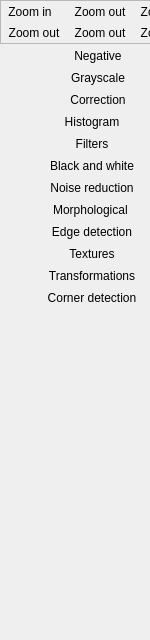
<?xml version="1.0" encoding="UTF-8"?>
<ui version="4.0">
 <class>ToolsMenu</class>
 <widget class="QWidget" name="ToolsMenu">
  <property name="geometry">
   <rect>
    <x>0</x>
    <y>0</y>
    <width>150</width>
    <height>640</height>
   </rect>
  </property>
  <property name="sizePolicy">
   <sizepolicy hsizetype="Minimum" vsizetype="Preferred">
    <horstretch>0</horstretch>
    <verstretch>0</verstretch>
   </sizepolicy>
  </property>
  <property name="minimumSize">
   <size>
    <width>150</width>
    <height>0</height>
   </size>
  </property>
  <property name="maximumSize">
   <size>
    <width>150</width>
    <height>16777215</height>
   </size>
  </property>
  <property name="baseSize">
   <size>
    <width>150</width>
    <height>0</height>
   </size>
  </property>
  <property name="contextMenuPolicy">
   <enum>Qt::NoContextMenu</enum>
  </property>
  <property name="windowTitle">
   <string>Tools</string>
  </property>
  <property name="layoutDirection">
   <enum>Qt::LeftToRight</enum>
  </property>
  <property name="autoFillBackground">
   <bool>false</bool>
  </property>
  <widget class="QWidget" name="verticalLayoutWidget">
   <property name="geometry">
    <rect>
     <x>0</x>
     <y>0</y>
     <width>196</width>
     <height>587</height>
    </rect>
   </property>
   <layout class="QVBoxLayout" name="layout">
    <property name="spacing">
     <number>1</number>
    </property>
    <property name="sizeConstraint">
     <enum>QLayout::SetMaximumSize</enum>
    </property>
    <property name="leftMargin">
     <number>0</number>
    </property>
    <item>
     <widget class="QFrame" name="frame">
      <property name="sizePolicy">
       <sizepolicy hsizetype="Fixed" vsizetype="Preferred">
        <horstretch>0</horstretch>
        <verstretch>0</verstretch>
       </sizepolicy>
      </property>
      <property name="frameShape">
       <enum>QFrame::StyledPanel</enum>
      </property>
      <property name="frameShadow">
       <enum>QFrame::Raised</enum>
      </property>
      <layout class="QGridLayout" name="gridLayout">
       <property name="sizeConstraint">
        <enum>QLayout::SetFixedSize</enum>
       </property>
       <property name="margin">
        <number>0</number>
       </property>
       <property name="spacing">
        <number>0</number>
       </property>
       <item row="1" column="2">
        <widget class="QToolButton" name="rotate270Button">
         <property name="sizePolicy">
          <sizepolicy hsizetype="Fixed" vsizetype="Fixed">
           <horstretch>0</horstretch>
           <verstretch>0</verstretch>
          </sizepolicy>
         </property>
         <property name="toolTip">
          <string>Rotate 270</string>
         </property>
         <property name="text">
          <string>Zoom out</string>
         </property>
         <property name="icon">
          <iconset resource="../../res/icons.qrc">
           <normaloff>:/icons/icons/transform_rotate_270.png</normaloff>:/icons/icons/transform_rotate_270.png</iconset>
         </property>
         <property name="iconSize">
          <size>
           <width>32</width>
           <height>32</height>
          </size>
         </property>
         <property name="toolButtonStyle">
          <enum>Qt::ToolButtonIconOnly</enum>
         </property>
         <property name="autoRaise">
          <bool>true</bool>
         </property>
        </widget>
       </item>
       <item row="0" column="0">
        <widget class="QToolButton" name="zoominButton">
         <property name="sizePolicy">
          <sizepolicy hsizetype="Fixed" vsizetype="Fixed">
           <horstretch>0</horstretch>
           <verstretch>0</verstretch>
          </sizepolicy>
         </property>
         <property name="toolTip">
          <string>Zoom in</string>
         </property>
         <property name="text">
          <string>Zoom in</string>
         </property>
         <property name="icon">
          <iconset resource="../../res/icons.qrc">
           <normaloff>:/icons/icons/zoom_in.png</normaloff>:/icons/icons/zoom_in.png</iconset>
         </property>
         <property name="iconSize">
          <size>
           <width>32</width>
           <height>32</height>
          </size>
         </property>
         <property name="popupMode">
          <enum>QToolButton::InstantPopup</enum>
         </property>
         <property name="toolButtonStyle">
          <enum>Qt::ToolButtonIconOnly</enum>
         </property>
         <property name="autoRaise">
          <bool>true</bool>
         </property>
        </widget>
       </item>
       <item row="0" column="1">
        <widget class="QToolButton" name="zoomoutButton">
         <property name="sizePolicy">
          <sizepolicy hsizetype="Fixed" vsizetype="Fixed">
           <horstretch>0</horstretch>
           <verstretch>0</verstretch>
          </sizepolicy>
         </property>
         <property name="toolTip">
          <string>Zoom out</string>
         </property>
         <property name="text">
          <string>Zoom out</string>
         </property>
         <property name="icon">
          <iconset resource="../../res/icons.qrc">
           <normaloff>:/icons/icons/zoom_out.png</normaloff>:/icons/icons/zoom_out.png</iconset>
         </property>
         <property name="iconSize">
          <size>
           <width>32</width>
           <height>32</height>
          </size>
         </property>
         <property name="toolButtonStyle">
          <enum>Qt::ToolButtonIconOnly</enum>
         </property>
         <property name="autoRaise">
          <bool>true</bool>
         </property>
        </widget>
       </item>
       <item row="0" column="2">
        <widget class="QToolButton" name="zoomResetButton">
         <property name="sizePolicy">
          <sizepolicy hsizetype="Fixed" vsizetype="Fixed">
           <horstretch>0</horstretch>
           <verstretch>0</verstretch>
          </sizepolicy>
         </property>
         <property name="toolTip">
          <string>Reset zoom</string>
         </property>
         <property name="text">
          <string>Zoom out</string>
         </property>
         <property name="icon">
          <iconset resource="../../res/icons.qrc">
           <normaloff>:/icons/icons/zoom_last.png</normaloff>:/icons/icons/zoom_last.png</iconset>
         </property>
         <property name="iconSize">
          <size>
           <width>32</width>
           <height>32</height>
          </size>
         </property>
         <property name="toolButtonStyle">
          <enum>Qt::ToolButtonIconOnly</enum>
         </property>
         <property name="autoRaise">
          <bool>true</bool>
         </property>
        </widget>
       </item>
       <item row="1" column="0">
        <widget class="QToolButton" name="rotate90Button">
         <property name="sizePolicy">
          <sizepolicy hsizetype="Fixed" vsizetype="Fixed">
           <horstretch>0</horstretch>
           <verstretch>0</verstretch>
          </sizepolicy>
         </property>
         <property name="toolTip">
          <string>Rotate 90</string>
         </property>
         <property name="text">
          <string>Zoom out</string>
         </property>
         <property name="icon">
          <iconset resource="../../res/icons.qrc">
           <normaloff>:/icons/icons/transform_rotate_90.png</normaloff>:/icons/icons/transform_rotate_90.png</iconset>
         </property>
         <property name="iconSize">
          <size>
           <width>32</width>
           <height>32</height>
          </size>
         </property>
         <property name="toolButtonStyle">
          <enum>Qt::ToolButtonIconOnly</enum>
         </property>
         <property name="autoRaise">
          <bool>true</bool>
         </property>
        </widget>
       </item>
       <item row="1" column="1">
        <widget class="QToolButton" name="rotate180Button">
         <property name="sizePolicy">
          <sizepolicy hsizetype="Fixed" vsizetype="Fixed">
           <horstretch>0</horstretch>
           <verstretch>0</verstretch>
          </sizepolicy>
         </property>
         <property name="toolTip">
          <string>Rotate 180</string>
         </property>
         <property name="text">
          <string>Zoom out</string>
         </property>
         <property name="icon">
          <iconset resource="../../res/icons.qrc">
           <normaloff>:/icons/icons/transform_rotate_180.png</normaloff>:/icons/icons/transform_rotate_180.png</iconset>
         </property>
         <property name="iconSize">
          <size>
           <width>32</width>
           <height>32</height>
          </size>
         </property>
         <property name="toolButtonStyle">
          <enum>Qt::ToolButtonIconOnly</enum>
         </property>
         <property name="autoRaise">
          <bool>true</bool>
         </property>
        </widget>
       </item>
      </layout>
     </widget>
    </item>
    <item>
     <widget class="QToolButton" name="negativeButton">
      <property name="sizePolicy">
       <sizepolicy hsizetype="Expanding" vsizetype="Fixed">
        <horstretch>0</horstretch>
        <verstretch>0</verstretch>
       </sizepolicy>
      </property>
      <property name="toolTip">
       <string>Brightnes, contrast and gamma correction</string>
      </property>
      <property name="text">
       <string>Negative</string>
      </property>
      <property name="icon">
       <iconset resource="../../res/icons.qrc">
        <normaloff>:/icons/icons/eye_gray.png</normaloff>:/icons/icons/eye_gray.png</iconset>
      </property>
      <property name="iconSize">
       <size>
        <width>32</width>
        <height>32</height>
       </size>
      </property>
      <property name="popupMode">
       <enum>QToolButton::DelayedPopup</enum>
      </property>
      <property name="toolButtonStyle">
       <enum>Qt::ToolButtonTextBesideIcon</enum>
      </property>
      <property name="autoRaise">
       <bool>true</bool>
      </property>
     </widget>
    </item>
    <item>
     <widget class="QToolButton" name="grayscaleButton">
      <property name="sizePolicy">
       <sizepolicy hsizetype="Expanding" vsizetype="Fixed">
        <horstretch>0</horstretch>
        <verstretch>0</verstretch>
       </sizepolicy>
      </property>
      <property name="toolTip">
       <string>Conversion to grayscale</string>
      </property>
      <property name="text">
       <string>Grayscale</string>
      </property>
      <property name="icon">
       <iconset resource="../../res/icons.qrc">
        <normaloff>:/icons/icons/convert_color_to_gray.png</normaloff>:/icons/icons/convert_color_to_gray.png</iconset>
      </property>
      <property name="iconSize">
       <size>
        <width>32</width>
        <height>32</height>
       </size>
      </property>
      <property name="toolButtonStyle">
       <enum>Qt::ToolButtonTextBesideIcon</enum>
      </property>
      <property name="autoRaise">
       <bool>true</bool>
      </property>
     </widget>
    </item>
    <item>
     <widget class="QToolButton" name="lightButton">
      <property name="sizePolicy">
       <sizepolicy hsizetype="Expanding" vsizetype="Fixed">
        <horstretch>0</horstretch>
        <verstretch>0</verstretch>
       </sizepolicy>
      </property>
      <property name="toolTip">
       <string>Brightnes, contrast and gamma correction</string>
      </property>
      <property name="text">
       <string>Correction</string>
      </property>
      <property name="icon">
       <iconset resource="../../res/icons.qrc">
        <normaloff>:/icons/icons/lightbulb.png</normaloff>:/icons/icons/lightbulb.png</iconset>
      </property>
      <property name="iconSize">
       <size>
        <width>32</width>
        <height>32</height>
       </size>
      </property>
      <property name="popupMode">
       <enum>QToolButton::DelayedPopup</enum>
      </property>
      <property name="toolButtonStyle">
       <enum>Qt::ToolButtonTextBesideIcon</enum>
      </property>
      <property name="autoRaise">
       <bool>true</bool>
      </property>
     </widget>
    </item>
    <item>
     <widget class="QToolButton" name="histogramButton">
      <property name="sizePolicy">
       <sizepolicy hsizetype="Expanding" vsizetype="Fixed">
        <horstretch>0</horstretch>
        <verstretch>0</verstretch>
       </sizepolicy>
      </property>
      <property name="toolTip">
       <string>Show histogram</string>
      </property>
      <property name="text">
       <string>Histogram</string>
      </property>
      <property name="icon">
       <iconset resource="../../res/icons.qrc">
        <normaloff>:/icons/icons/chart_curve.png</normaloff>:/icons/icons/chart_curve.png</iconset>
      </property>
      <property name="iconSize">
       <size>
        <width>32</width>
        <height>32</height>
       </size>
      </property>
      <property name="autoRepeat">
       <bool>false</bool>
      </property>
      <property name="popupMode">
       <enum>QToolButton::MenuButtonPopup</enum>
      </property>
      <property name="toolButtonStyle">
       <enum>Qt::ToolButtonTextBesideIcon</enum>
      </property>
      <property name="autoRaise">
       <bool>true</bool>
      </property>
      <property name="arrowType">
       <enum>Qt::NoArrow</enum>
      </property>
     </widget>
    </item>
    <item>
     <widget class="QToolButton" name="blurButton">
      <property name="sizePolicy">
       <sizepolicy hsizetype="Expanding" vsizetype="Fixed">
        <horstretch>0</horstretch>
        <verstretch>0</verstretch>
       </sizepolicy>
      </property>
      <property name="toolTip">
       <string>Filters</string>
      </property>
      <property name="text">
       <string>Filters</string>
      </property>
      <property name="icon">
       <iconset resource="../../res/icons.qrc">
        <normaloff>:/icons/icons/filter.png</normaloff>:/icons/icons/filter.png</iconset>
      </property>
      <property name="iconSize">
       <size>
        <width>32</width>
        <height>32</height>
       </size>
      </property>
      <property name="popupMode">
       <enum>QToolButton::MenuButtonPopup</enum>
      </property>
      <property name="toolButtonStyle">
       <enum>Qt::ToolButtonTextBesideIcon</enum>
      </property>
      <property name="autoRaise">
       <bool>true</bool>
      </property>
     </widget>
    </item>
    <item>
     <widget class="QToolButton" name="binarizationButton">
      <property name="sizePolicy">
       <sizepolicy hsizetype="Expanding" vsizetype="Fixed">
        <horstretch>0</horstretch>
        <verstretch>0</verstretch>
       </sizepolicy>
      </property>
      <property name="toolTip">
       <string>Filters</string>
      </property>
      <property name="text">
       <string>Black and white</string>
      </property>
      <property name="icon">
       <iconset resource="../../res/icons.qrc">
        <normaloff>:/icons/icons/universal_binary.png</normaloff>:/icons/icons/universal_binary.png</iconset>
      </property>
      <property name="iconSize">
       <size>
        <width>32</width>
        <height>32</height>
       </size>
      </property>
      <property name="popupMode">
       <enum>QToolButton::MenuButtonPopup</enum>
      </property>
      <property name="toolButtonStyle">
       <enum>Qt::ToolButtonTextBesideIcon</enum>
      </property>
      <property name="autoRaise">
       <bool>true</bool>
      </property>
     </widget>
    </item>
    <item>
     <widget class="QToolButton" name="noiseButton">
      <property name="sizePolicy">
       <sizepolicy hsizetype="Expanding" vsizetype="Fixed">
        <horstretch>0</horstretch>
        <verstretch>0</verstretch>
       </sizepolicy>
      </property>
      <property name="toolTip">
       <string>Filters</string>
      </property>
      <property name="text">
       <string>Noise reduction</string>
      </property>
      <property name="icon">
       <iconset resource="../../res/icons.qrc">
        <normaloff>:/icons/icons/checkerboard.png</normaloff>:/icons/icons/checkerboard.png</iconset>
      </property>
      <property name="iconSize">
       <size>
        <width>32</width>
        <height>32</height>
       </size>
      </property>
      <property name="popupMode">
       <enum>QToolButton::MenuButtonPopup</enum>
      </property>
      <property name="toolButtonStyle">
       <enum>Qt::ToolButtonTextBesideIcon</enum>
      </property>
      <property name="autoRaise">
       <bool>true</bool>
      </property>
     </widget>
    </item>
    <item>
     <widget class="QToolButton" name="morphButton">
      <property name="sizePolicy">
       <sizepolicy hsizetype="Expanding" vsizetype="Fixed">
        <horstretch>0</horstretch>
        <verstretch>0</verstretch>
       </sizepolicy>
      </property>
      <property name="toolTip">
       <string>Filters</string>
      </property>
      <property name="text">
       <string>Morphological </string>
      </property>
      <property name="icon">
       <iconset resource="../../res/icons.qrc">
        <normaloff>:/icons/icons/document_shapes.png</normaloff>:/icons/icons/document_shapes.png</iconset>
      </property>
      <property name="iconSize">
       <size>
        <width>32</width>
        <height>32</height>
       </size>
      </property>
      <property name="popupMode">
       <enum>QToolButton::MenuButtonPopup</enum>
      </property>
      <property name="toolButtonStyle">
       <enum>Qt::ToolButtonTextBesideIcon</enum>
      </property>
      <property name="autoRaise">
       <bool>true</bool>
      </property>
     </widget>
    </item>
    <item>
     <widget class="QToolButton" name="edgeButton">
      <property name="sizePolicy">
       <sizepolicy hsizetype="Expanding" vsizetype="Fixed">
        <horstretch>0</horstretch>
        <verstretch>0</verstretch>
       </sizepolicy>
      </property>
      <property name="toolTip">
       <string>Filters</string>
      </property>
      <property name="text">
       <string>Edge detection</string>
      </property>
      <property name="icon">
       <iconset resource="../../res/icons.qrc">
        <normaloff>:/icons/icons/edge_detection.png</normaloff>:/icons/icons/edge_detection.png</iconset>
      </property>
      <property name="iconSize">
       <size>
        <width>32</width>
        <height>32</height>
       </size>
      </property>
      <property name="popupMode">
       <enum>QToolButton::MenuButtonPopup</enum>
      </property>
      <property name="toolButtonStyle">
       <enum>Qt::ToolButtonTextBesideIcon</enum>
      </property>
      <property name="autoRaise">
       <bool>true</bool>
      </property>
     </widget>
    </item>
    <item>
     <widget class="QToolButton" name="textureButton">
      <property name="sizePolicy">
       <sizepolicy hsizetype="Expanding" vsizetype="Fixed">
        <horstretch>0</horstretch>
        <verstretch>0</verstretch>
       </sizepolicy>
      </property>
      <property name="toolTip">
       <string>Filters</string>
      </property>
      <property name="text">
       <string>Textures</string>
      </property>
      <property name="icon">
       <iconset resource="../../res/icons.qrc">
        <normaloff>:/icons/icons/flag_airfield_vehicle_safety.png</normaloff>:/icons/icons/flag_airfield_vehicle_safety.png</iconset>
      </property>
      <property name="iconSize">
       <size>
        <width>32</width>
        <height>32</height>
       </size>
      </property>
      <property name="popupMode">
       <enum>QToolButton::MenuButtonPopup</enum>
      </property>
      <property name="toolButtonStyle">
       <enum>Qt::ToolButtonTextBesideIcon</enum>
      </property>
      <property name="autoRaise">
       <bool>true</bool>
      </property>
     </widget>
    </item>
    <item>
     <widget class="QToolButton" name="transformationsButton">
      <property name="sizePolicy">
       <sizepolicy hsizetype="Expanding" vsizetype="Fixed">
        <horstretch>0</horstretch>
        <verstretch>0</verstretch>
       </sizepolicy>
      </property>
      <property name="toolTip">
       <string>Filters</string>
      </property>
      <property name="text">
       <string>Transformations</string>
      </property>
      <property name="icon">
       <iconset resource="../../res/icons.qrc">
        <normaloff>:/icons/icons/videodisplay.png</normaloff>:/icons/icons/videodisplay.png</iconset>
      </property>
      <property name="iconSize">
       <size>
        <width>32</width>
        <height>32</height>
       </size>
      </property>
      <property name="popupMode">
       <enum>QToolButton::MenuButtonPopup</enum>
      </property>
      <property name="toolButtonStyle">
       <enum>Qt::ToolButtonTextBesideIcon</enum>
      </property>
      <property name="autoRaise">
       <bool>true</bool>
      </property>
     </widget>
    </item>
    <item>
     <widget class="QToolButton" name="cornerButton">
      <property name="sizePolicy">
       <sizepolicy hsizetype="Expanding" vsizetype="Fixed">
        <horstretch>0</horstretch>
        <verstretch>0</verstretch>
       </sizepolicy>
      </property>
      <property name="toolTip">
       <string>Filters</string>
      </property>
      <property name="text">
       <string>Corner detection</string>
      </property>
      <property name="icon">
       <iconset resource="../../res/icons.qrc">
        <normaloff>:/icons/icons/things_digital.png</normaloff>:/icons/icons/things_digital.png</iconset>
      </property>
      <property name="iconSize">
       <size>
        <width>32</width>
        <height>32</height>
       </size>
      </property>
      <property name="popupMode">
       <enum>QToolButton::MenuButtonPopup</enum>
      </property>
      <property name="toolButtonStyle">
       <enum>Qt::ToolButtonTextBesideIcon</enum>
      </property>
      <property name="autoRaise">
       <bool>true</bool>
      </property>
     </widget>
    </item>
   </layout>
  </widget>
 </widget>
 <resources>
  <include location="../../res/icons.qrc"/>
 </resources>
 <connections/>
</ui>
